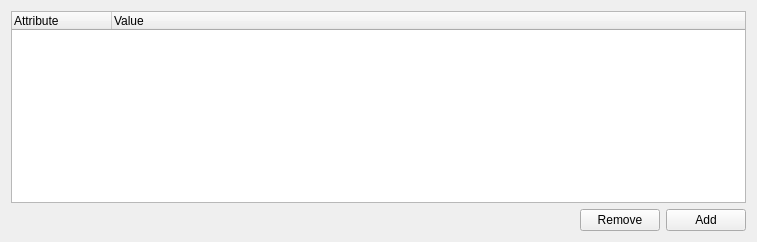
          <widget class="QWidget" name="tab_8">
           <attribute name="title">
            <string>Images</string>
           </attribute>
           <layout class="QGridLayout" name="gridLayout_4">
            <item row="0" column="0" colspan="3">
             <widget class="QTreeWidget" name="calib_image_list">
              <property name="selectionMode">
               <enum>QAbstractItemView::ExtendedSelection</enum>
              </property>
              <column>
               <property name="text">
                <string>Attribute</string>
               </property>
              </column>
              <column>
               <property name="text">
                <string>Value</string>
               </property>
              </column>
             </widget>
            </item>
            <item row="1" column="0">
             <spacer name="horizontalSpacer">
              <property name="orientation">
               <enum>Qt::Horizontal</enum>
              </property>
              <property name="sizeHint" stdset="0">
               <size>
                <width>563</width>
                <height>20</height>
               </size>
              </property>
             </spacer>
            </item>
            <item row="1" column="1">
             <widget class="QPushButton" name="calib_image_remove">
              <property name="text">
               <string>Remove</string>
              </property>
             </widget>
            </item>
            <item row="1" column="2">
             <widget class="QPushButton" name="calib_image_add">
              <property name="text">
               <string>Add</string>
              </property>
             </widget>
            </item>
           </layout>
          </widget>
